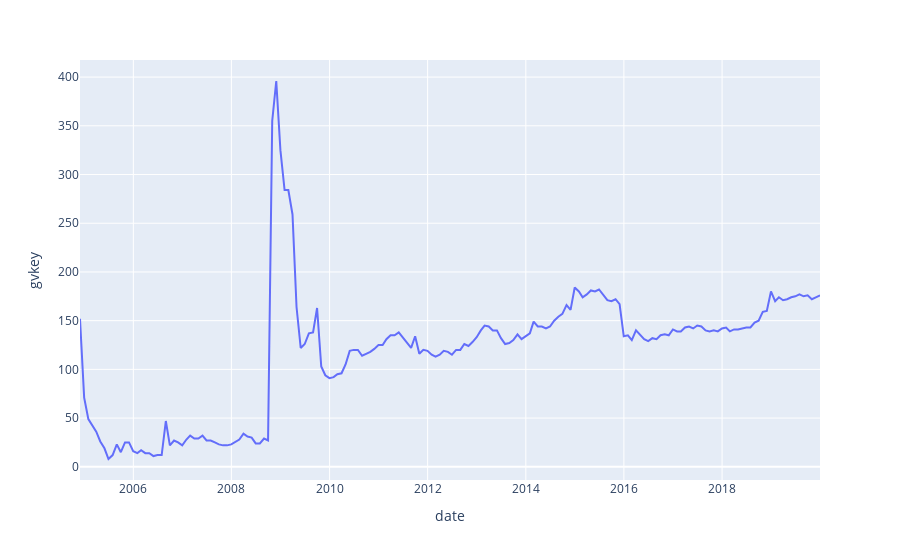

Notebook code cell kept with this figure:
### Code cell
# plot the count of significant stocks using plotly
fig = px.line(sig_stocks_count, x="date", y="gvkey")
fig.show()

### Figure 1 — Plotly figure (JSON) as saved in the notebook; plotly's stock layout.template omitted (floating-point values rounded to 4 significant figures; data arrays with more than 128 entries replaced by an {"elided": "..."} marker saying what was removed)
{"data": [{"hovertemplate": "date=%{x}<br>gvkey=%{y}<extra></extra>", "legendgroup": "", "line": {"color": "#636efa", "dash": "solid"}, "marker": {"symbol": "circle"}, "mode": "lines", "name": "", "orientation": "v", "showlegend": false, "type": "scatter", "x": {"elided": "182 str values"}, "xaxis": "x", "y": {"elided": "182 int values"}, "yaxis": "y"}], "layout": {"legend": {"tracegroupgap": 0}, "margin": {"t": 60}, "xaxis": {"anchor": "y", "domain": [0, 1], "title": {"text": "date"}}, "yaxis": {"anchor": "x", "domain": [0, 1], "title": {"text": "gvkey"}}}}
